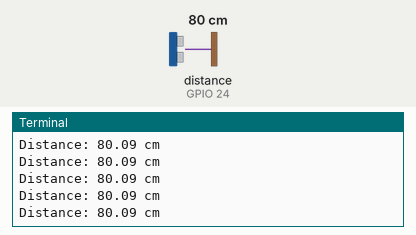
A program run on a simulated Raspberry Pi (BCM pin numbers). On the bench: the last lines printed to the terminal. Inputs (shaded band) come from the test bench; at power-on: distance to the obstacle (sensor on GPIO 24) 80 cm. The echo pulse lasts 58.3 µs per cm; the clock reads 2024-03-15 10:24:30 at power-on unless the program sets it.

Above: at 1.2 s.
1.3 s: distance to the obstacle (sensor on GPIO 24) set to 2 cm
At 1.38 s:
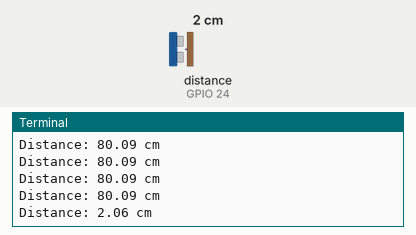
2.8 s: distance to the obstacle (sensor on GPIO 24) set to 4 cm
At 2.89 s:
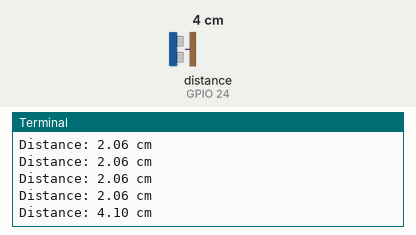
Timing chart, 0 to 5.8 s (numbered marks = the images above; inputs shaded):
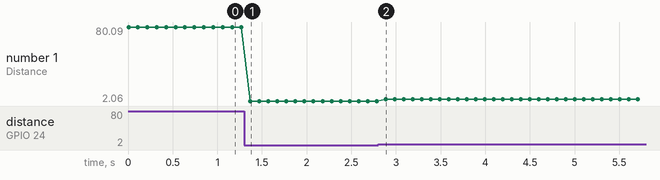

The program:

avoid.py
```python
# using the ultrasonic sensors for the prototype model
import RPi.GPIO as GPIO
import time

#pins in GPIO (General Purpose Input Output)
TRIG = 18
ECHO = 24

# GPIO setup:
GPIO.setmode(GPIO.BCM)
GPIO.setup(TRIG, GPIO.OUT)
GPIO.setup(ECHO, GPIO.IN)

# determine the safe distance:
SAFE_DISTANCE = 50

# function for getting the distance:
def get_distance():
    GPIO.output(TRIG, True)
    time.sleep(0.00001)
    GPIO.output(TRIG, False)

    while GPIO.input(ECHO) == 0:
        start_time = time.time()

    while GPIO.input(ECHO) == 1:
        end_time = time.time()


    # Calculate distance (speed of sound = 34300 cm/s)
    duration = end_time - start_time
    distance = (duration * 34300) / 2
    return distance

try:
    while True:
        dist = get_distance()
        print(f"Distance: {dist:.2f} cm")
        time.sleep(0.1)

except KeyboardInterrupt:
    GPIO.cleanup()

# function for obstacle avoidance:
def avoid_obstacle():
    distance = get_distance()
    if distance < SAFE_DISTANCE:
        print("Obstacle detected! Taking action...")
        # Send command to the flight controller to change direction
        # For example, stop or move backward
    else:
        print("Path is clear. Proceeding...")
```

Measured:
- after the input at 1.3 s, the terminal: prints a new line after 0.07 s (image 1)
- after the input at 2.8 s, the terminal: prints a new line after 0.08 s (image 2)
- plotted number 1: 80.09 → 2.06 after the input at 1.3 s, 2.06 → 4.1 after the input at 2.8 s
